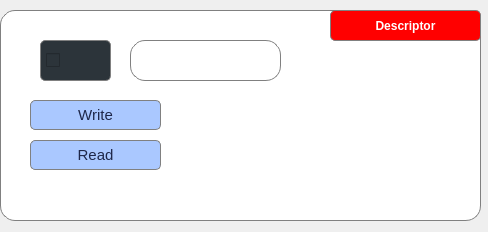
<?xml version="1.0" encoding="UTF-8"?>
<ui version="4.0">
 <class>widgetDescriptor</class>
 <widget class="QWidget" name="widgetDescriptor">
  <property name="geometry">
   <rect>
    <x>0</x>
    <y>0</y>
    <width>488</width>
    <height>232</height>
   </rect>
  </property>
  <property name="windowTitle">
   <string>Form</string>
  </property>
  <property name="styleSheet">
   <string notr="true">border: 0px solid gray;</string>
  </property>
  <widget class="QWidget" name="widgetDescriptorSettings" native="true">
   <property name="geometry">
    <rect>
     <x>0</x>
     <y>10</y>
     <width>481</width>
     <height>211</height>
    </rect>
   </property>
   <property name="minimumSize">
    <size>
     <width>0</width>
     <height>200</height>
    </size>
   </property>
   <property name="styleSheet">
    <string notr="true">background-color: rgb(255, 255, 255);
border-radius:15px;
border: 1px solid gray;</string>
   </property>
   <widget class="QPushButton" name="btnToggle_permit_read_2">
    <property name="geometry">
     <rect>
      <x>30</x>
      <y>90</y>
      <width>131</width>
      <height>30</height>
     </rect>
    </property>
    <property name="minimumSize">
     <size>
      <width>100</width>
      <height>30</height>
     </size>
    </property>
    <property name="font">
     <font>
      <pointsize>11</pointsize>
     </font>
    </property>
    <property name="styleSheet">
     <string notr="true">QPushButton{
text-align: center;
padding-left: 0px;
border-radius:5px;
background-color: rgb(170,200,255);
color: rgb(30, 39, 73);

}

QPushButton:hover{

background-color: rgb(29, 42,95);
	color: rgb(255, 255, 255);

}

QPushButton:pressed{
	
		color: rgb(255, 255, 255);
background-color: rgb(48, 52, 63);
}</string>
    </property>
    <property name="text">
     <string>Write</string>
    </property>
    <property name="checkable">
     <bool>true</bool>
    </property>
   </widget>
   <widget class="QPushButton" name="btnToggle_permit_read">
    <property name="geometry">
     <rect>
      <x>30</x>
      <y>130</y>
      <width>131</width>
      <height>30</height>
     </rect>
    </property>
    <property name="minimumSize">
     <size>
      <width>100</width>
      <height>30</height>
     </size>
    </property>
    <property name="font">
     <font>
      <pointsize>11</pointsize>
     </font>
    </property>
    <property name="styleSheet">
     <string notr="true">QPushButton{
text-align: center;
padding-left: 0px;
border-radius:5px;
background-color: rgb(170,200,255);
color: rgb(30, 39, 73);

}

QPushButton:hover{

background-color: rgb(29, 42,95);
	color: rgb(255, 255, 255);

}

QPushButton:pressed{
	
		color: rgb(255, 255, 255);
background-color: rgb(48, 52, 63);
}</string>
    </property>
    <property name="text">
     <string>Read</string>
    </property>
    <property name="checkable">
     <bool>true</bool>
    </property>
   </widget>
   <widget class="AnimatedToggle" name="checkBox_2">
    <property name="geometry">
     <rect>
      <x>40</x>
      <y>30</y>
      <width>71</width>
      <height>41</height>
     </rect>
    </property>
    <property name="sizePolicy">
     <sizepolicy hsizetype="Minimum" vsizetype="Fixed">
      <horstretch>1</horstretch>
      <verstretch>1</verstretch>
     </sizepolicy>
    </property>
    <property name="autoFillBackground">
     <bool>false</bool>
    </property>
    <property name="styleSheet">
     <string notr="true">
QCheckBox {
color: rgb(255, 255, 255);
background-color: rgb(44, 52, 58);
border-radius:  5px;
padding-left: 5px;
}
</string>
    </property>
    <property name="text">
     <string/>
    </property>
    <property name="iconSize">
     <size>
      <width>20</width>
      <height>20</height>
     </size>
    </property>
   </widget>
   <widget class="QLabel" name="label_9">
    <property name="geometry">
     <rect>
      <x>130</x>
      <y>30</y>
      <width>151</width>
      <height>41</height>
     </rect>
    </property>
    <property name="font">
     <font>
      <pointsize>14</pointsize>
     </font>
    </property>
    <property name="styleSheet">
     <string notr="true">color: rgb(255, 255, 255);</string>
    </property>
    <property name="text">
     <string>Characteristic</string>
    </property>
   </widget>
   <widget class="QLabel" name="label">
    <property name="geometry">
     <rect>
      <x>330</x>
      <y>0</y>
      <width>151</width>
      <height>31</height>
     </rect>
    </property>
    <property name="font">
     <font>
      <weight>75</weight>
      <bold>true</bold>
     </font>
    </property>
    <property name="styleSheet">
     <string notr="true">text-align: center;
padding-left: 0px;
border-radius:5px;
background-color: rgb(255, 0, 0);
	color: rgb(255, 255, 255);</string>
    </property>
    <property name="text">
     <string>Descriptor</string>
    </property>
    <property name="alignment">
     <set>Qt::AlignCenter</set>
    </property>
   </widget>
  </widget>
 </widget>
 <customwidgets>
  <customwidget>
   <class>AnimatedToggle</class>
   <extends>QCheckBox</extends>
   <header>toggle.h</header>
  </customwidget>
 </customwidgets>
 <resources/>
 <connections/>
</ui>
